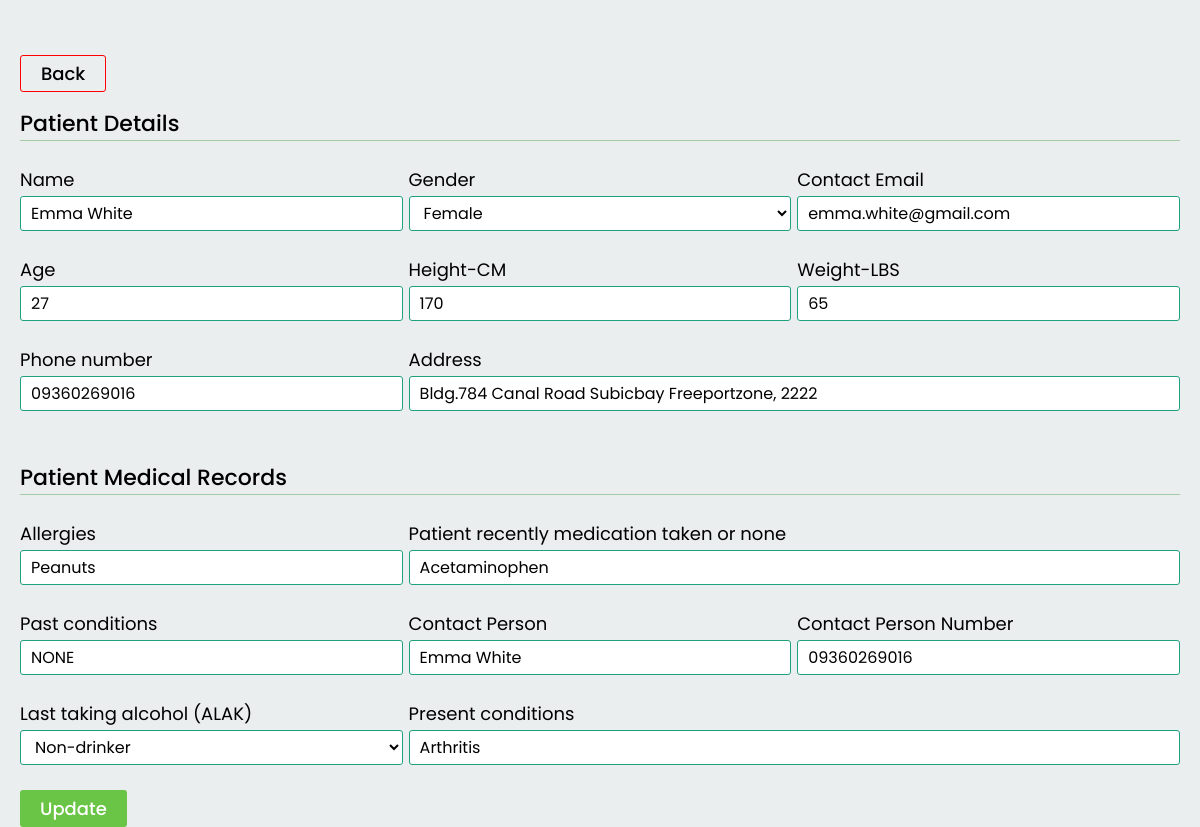
/pages/RecordUpdate.php?update=2 (signed in), run on the app's committed database.
### tables this page shows
CREATE TABLE `records` (
  `record_id` int(255) NOT NULL,
  `names` varchar(255) NOT NULL,
  `gender` varchar(255) NOT NULL,
  `contactEmail` text NOT NULL,
  `edad` int(255) NOT NULL,
  `height` int(255) NOT NULL,
  `weightlbs` int(255) NOT NULL,
  `phoneNumber` varchar(255) NOT NULL,
  `addresss` varchar(255) NOT NULL,
  `allergies` text NOT NULL,
  `medication` text NOT NULL,
  `pastConditions` text NOT NULL,
  `contactPerson` text NOT NULL,
  `contactPersonNumber` varchar(255) NOT NULL,
  `alak` varchar(255) NOT NULL,
  `presentConditions` varchar(255) NOT NULL
);

### pages/RecordUpdate.php (the view, shortened to what this page needs)
<?php
    include '../backend/config.php';
?>
<?php
    if(isset($_GET['update'])) {
        $updateId = $_GET['update'];
    }
?>
<!DOCTYPE html>
<html lang="en">
<head>
    <link rel="stylesheet" href="https://cdn.jsdelivr.net/npm/boxicons@latest/css/boxicons.min.css">
    <link rel="stylesheet" href="../Assets/css/doctorsUpdate.css">
</head>
<body>
    <?php
        $dataQuery = "SELECT * FROM `records` WHERE `record_id` = $updateId";
        $doctor = mysqli_query($connect, $dataQuery);
        if (mysqli_num_rows($doctor) > 0){
            while ($fetch_doctor = mysqli_fetch_assoc($doctor)) {
    ?>
    <div class="update-container">
        <a href="doctors.php" class="back-button">Back</a>
        <div class="add-records-container" id="add-form">
            <form action="#" method="POST">
                <h1 style="margin-top: 20px;">Patient Details</h1><br>
                <div class="form-contain">
                    <div class="label-input">
                        <label for="name">Name</label>
                        <input value="<?php echo $fetch_doctor['names']; ?>" required type="text" name="name" placeholder="Firstname Lastname">
                    </div>
                    <div class="label-input">
                        <label for="gender">Gender</label>
                        <select required name="gender">
                            <option value="Female" <?php if ($fetch_doctor['gender'] == 'Female') echo 'selected'; ?>>Female</option>
                        </select>
                    </div>
                    <div class="label-input">
                        <label for="contact">Contact Email</label>
                        <input value="<?php echo $fetch_doctor['contactEmail']; ?>" required type="email" name="contact" placeholder="example@gmail.com">
                    </div>
                </div><br>
                <div class="form-contain">
                    <div class="label-input">
                        <label for="age">Age</label>
                        <input value="<?php echo $fetch_doctor['edad']; ?>" required type="text" name="age" placeholder="Edad">
                    </div>
                    <div class="label-input">
                        <label for="height">Height-CM</label>
                        <input value="<?php echo $fetch_doctor['height']; ?>" required type="number" max="300" min="0" name="height" placeholder="CM">
                    </div>
                    <div class="label-input">
                        <label for="weight">Weight-LBS</label>
                        <input value="<?php echo $fetch_doctor['weightlbs']; ?>" required type="number" max="300" min="0" name="weight" placeholder="LBS">
                    </div>
                </div><br>
                <div class="form-contain">
                    <div class="label-input">
                        <label for="phone">Phone number</label>
                        <input value="<?php echo $fetch_doctor['phoneNumber']; ?>" required type="text" name="phone" placeholder="09123456789">
                    </div>
                    <div class="label-input" style="width: 66.5%;">
                        <label for="address">Address</label>
                        <input value="<?php echo $fetch_doctor['addresss']; ?>" required type="text" name="address" placeholder="# Street City">
                    </div>
                </div><br><br>
                <h1>Patient Medical Records</h1><br>
                <div class="form-contain">
                    <div class="label-input">
                        <label for="allergies">Allergies</label>
                        <input value="<?php echo $fetch_doctor['allergies']; ?>" required type="text" name="allergies" placeholder="Food / Drinks / Medicine">
                    </div>
                    <div class="label-input" style="width: 66.5%;">
                        <label for="medication">Patient recently medication taken or none</label>
                        <input value="<?php echo $fetch_doctor['medication']; ?>" required type="text" name="medication" placeholder="Biogesic, Paracetamol, Etc.">
                    </div>
                </div><br>
                <div class="form-contain">
                    <div class="label-input">
                        <label for="conditions">Past conditions</label>
                        <input value="<?php echo $fetch_doctor['pastConditions']; ?>" required type="text" name="conditions" placeholder="Covid-19">
                    </div>
                    <div class="label-input">
                        <label for="contactPerson">Contact Person</label>
                        <input value="<?php echo $fetch_doctor['contactPerson']; ?>" required type="text" name="contactPerson" placeholder="Relatives, Guardian, Parents">
                    </div>
                    <div class="label-input">
                        <label for="contactPersonNumber">Contact Person Number</label>
                        <input value="<?php echo $fetch_doctor['contactPersonNumber']; ?>" required type="text" name="contactPersonNumber" placeholder="09123456789">
                    </div>
                </div><br>
                <div class="form-contain">
                    <div class="label-input">
                        <label for="alcohol">Last taking alcohol (ALAK)</label>
                        <select required name="alcohol">
                            <option value="Non-drinker" <?php if ($fetch_doctor['alak'] == 'Non-drinker') echo 'selected'; ?>>Non-drinker</option>
                        </select>
                    </div>
                    <div class="label-input" style="width: 66.5%;">
                        <label for="presentConditions">Present conditions</label>
                        <input value="<?php echo $fetch_doctor['presentConditions']; ?>" required type="text" name="presentConditions" placeholder="SARS VIRUS">
                    </div>
                </div><br>
                <button type="submit" name="submit" class="add-form-btn" onclick="return  confirm('You want to update this info?')">Update</button>
            </form>
        </div>
    </div>
    <?php
        }
    }
    ?>
</body>
</html>

### Assets/css/doctorsUpdate.css (style rules this page uses)
* { margin: 0; padding: 0; box-sizing: border-box; font-family: 'Poppins', sans-serif; }
body { background: #EAEEEF; }
.back-button { border: red 1px solid; padding: 5px 20px; color: black; font-weight: 500; font-size: 18px; cursor: pointer; border-radius: 3px; text-decoration: none; }
.update-container { max-width: 1640px; padding: 0 20px; margin: 0 auto; margin-top: 60px; }
.add-records-container h1 { border-bottom: 1px solid rgba(0, 128, 0, 0.301); font-size: 22px; font-weight: 500; }
.form-contain { display: flex; justify-content: space-between; }
.label-input { display: flex; flex-direction: column; gap: 3px; width: 33%; }
.add-records-container form label { font-size: 18px; }
.add-records-container form input, select { background-color: white; outline: none; border: #20A17D 1px solid; padding: 4px 10px; font-size: 16px; border-radius: 3px; }
.add-form-btn { background-color: #6AC445; padding: 5px 20px; color: white; font-weight: 500; font-size: 18px; cursor: pointer; border: none; border-radius: 3px; }

### data on the page
records: name "Emma White", gender "Female", contact "emma.white@gmail.com", age "27", height "170", weight "65", phone "09360269016", address "Bldg.784 Canal Road Subicbay Freeportzone, 2222", allergies "Peanuts", medication "Acetaminophen", conditions "NONE", contactPerson "Emma White", contactPersonNumber "09360269016", alcohol "Non-drinker", presentConditions "Arthritis"
